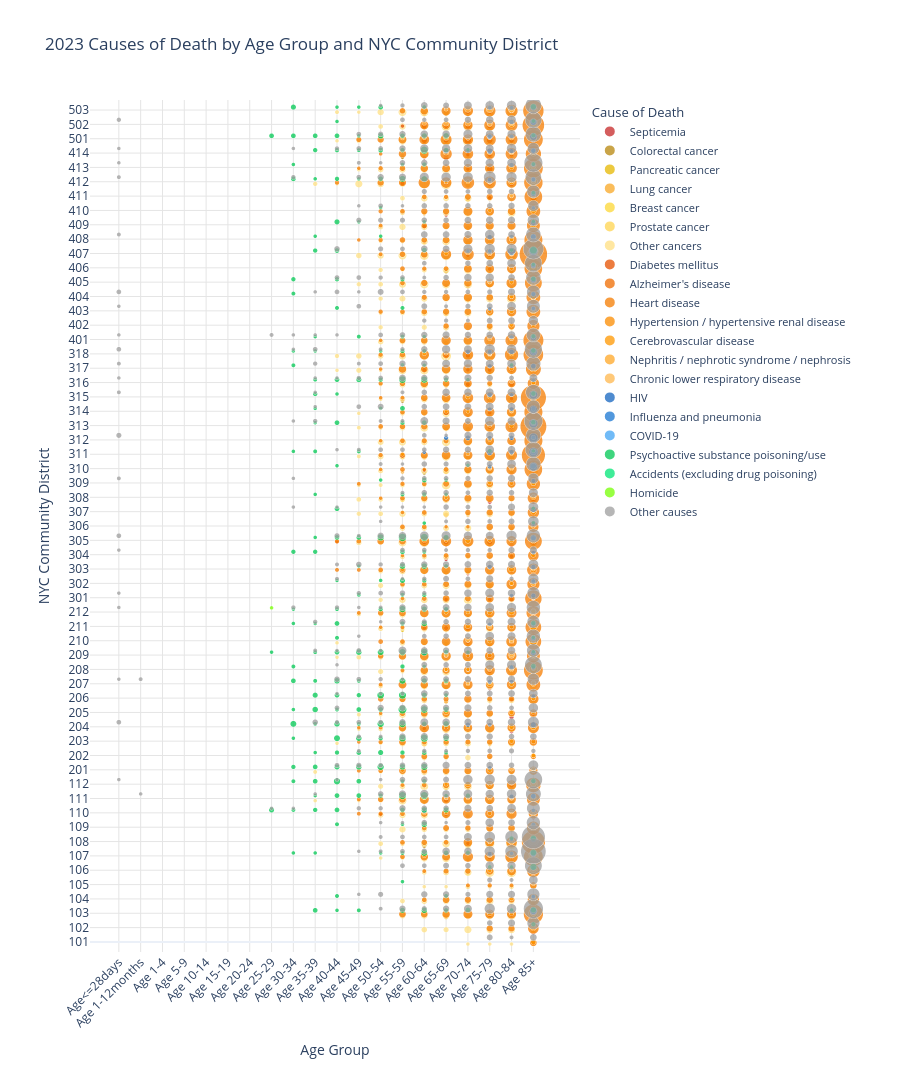

Notebook source saved alongside this figure:
### Code cell
import pandas as pd
import numpy as np
import plotly.express as px

# -----------------------------------------
# 1. LOAD DATA
# -----------------------------------------

df = pd.read_csv("CommunityDistrictSingleYearCounts2023.csv")
df.columns = df.columns.str.strip()

# -----------------------------------------
# 2. DEFINE AGE GROUPS
# -----------------------------------------

age_groups = [
    "Age<=28days",
    "Age 1-12months",
    "Age 1-4",
    "Age 5-9",
    "Age 10-14",
    "Age 15-19",
    "Age 20-24",
    "Age 25-29",
    "Age 30-34",
    "Age 35-39",
    "Age 40-44",
    "Age 45-49",
    "Age 50-54",
    "Age 55-59",
    "Age 60-64",
    "Age 65-69",
    "Age 70-74",
    "Age 75-79",
    "Age 80-84",
    "Age 85+"
]

# -----------------------------------------
# 3. CAUSE-OF-DEATH LABELS
# -----------------------------------------

cause_labels = {
    "Deaths due to septicemia": "Septicemia",
    "Deaths due to HIV": "HIV",
    "Deaths due to malignant neoplasms(cancer)": "Cancer (all malignant neoplasms)",
    "Deaths due to cancer of the colon_ rectum_ and anus": "Colorectal cancer",
    "Deaths due to cancer of the pancreas": "Pancreatic cancer",
    "Deaths due to cancer of trachea_ bronchus_ and lung": "Lung cancer",
    "Deaths due to cancer of the breast": "Breast cancer",
    "Deaths due to cancer of the prostate": "Prostate cancer",
    "Deaths due to diabetes mellitus": "Diabetes mellitus",
    "Deaths due to use of or poisoning by psychoactive substance excluding alcohol and tobacco": "Psychoactive substance poisoning/use",
    "Deaths due to Alzheimer's disease": "Alzheimer's disease",
    "Deaths due to diseases of the heart": "Heart disease",
    "Deaths due to essential hypertension and hypertensive renal disease": "Hypertension / hypertensive renal disease",
    "Deaths due to cerebrovascular diseases": "Cerebrovascular disease",
    "Deaths due to influenza and pneumonia": "Influenza and pneumonia",
    "Deaths due to chronic lower respiratory diseases": "Chronic lower respiratory disease",
    "Deaths due to chronic liver disease and cirrhosis": "Chronic liver disease / cirrhosis",
    "Deaths due to Nephritis_ Nephrotic Syndrome and Nephrosis": "Nephritis / nephrotic syndrome / nephrosis",
    "Deaths due to Covid19": "COVID-19",
    "Deaths due to accidents except for durg poisoning": "Accidents (excluding drug poisoning)",
    "Deaths due to intentional self-harm(suicide)": "Suicide",
    "Deaths due to assault(homicide)": "Homicide",
    "Other causes": "Other causes"
}

# -----------------------------------------
# 4. SAME CUSTOM COLOR PALETTE
# -----------------------------------------

cause_color_map = {
    # RED - SEPTICEMIA
    "Septicemia": "#C62828",

    # YELLOW - CANCERS
    "Colorectal cancer": "#B8860B",
    "Pancreatic cancer": "#E6B800",
    "Lung cancer": "#F9A825",
    "Breast cancer": "#FDD835",
    "Prostate cancer": "#FFD54F",
    "Other cancers": "#FFE082",

    # ORANGE - CHRONIC DISEASES
    "Diabetes mellitus": "#E65100",
    "Alzheimer's disease": "#EF6C00",
    "Heart disease": "#F57C00",
    "Hypertension / hypertensive renal disease": "#FB8C00",
    "Cerebrovascular disease": "#FF9800",
    "Nephritis / nephrotic syndrome / nephrosis": "#FFA726",
    "Chronic lower respiratory disease": "#FFB74D",
    "Chronic liver disease / cirrhosis": "#FFCC80",

    # BLUE - INFECTIOUS DISEASES
    "HIV": "#1565C0",
    "Influenza and pneumonia": "#1976D2",
    "COVID-19": "#42A5F5",

    # GREEN - NON-NATURAL DEATHS
    "Psychoactive substance poisoning/use": "#00C853",
    "Accidents (excluding drug poisoning)": "#00E676",
    "Suicide": "#43A047",
    "Homicide": "#76FF03",

    # GREY - OTHER CAUSES
    "Other causes": "#9E9E9E"
}

# -----------------------------------------
# 5. FIND CAUSE-BY-AGE COLUMNS
# -----------------------------------------

# Expected naming pattern:
# "Deaths due to septicemia_Age 40-44"

age_cause_columns = {}

for cause in cause_labels:
    age_cause_columns[cause] = [
        f"{cause}_{age}"
        for age in age_groups
    ]

# Validate columns before proceeding
missing = [
    col
    for cols in age_cause_columns.values()
    for col in cols
    if col not in df.columns
]

if missing:
    print("Missing cause-by-age columns:")
    print(*missing[:40], sep="\n")
    raise ValueError(
        "Some column names do not match the expected "
        "cause-by-age naming convention. "
        "Inspect df.columns to identify the differences."
    )

# -----------------------------------------
# 6. RESHAPE TO LONG FORMAT
# -----------------------------------------

records = []

for cause, columns in age_cause_columns.items():

    for age, col in zip(age_groups, columns):

        temp = df[["commntydst", col]].copy()

        temp["Count"] = pd.to_numeric(
            temp[col].astype(str).str.replace(
                ",", "", regex=False
            ),
            errors="coerce"
        ).fillna(0)

        temp["Age Group"] = age
        temp["Cause"] = cause_labels[cause]

        records.append(
            temp[["commntydst", "Age Group", "Cause", "Count"]]
        )

df_long = pd.concat(records, ignore_index=True)

# Clean district codes
df_long["commntydst"] = (
    df_long["commntydst"].astype(str).str.strip()
)

# Aggregate counts if districts have multiple rows
df_long = df_long.groupby(
    ["commntydst", "Age Group", "Cause"],
    as_index=False
)["Count"].sum()

# -----------------------------------------
# 7. CALCULATE OTHER CANCERS BY AGE
# -----------------------------------------

cancer_causes = [
    "Colorectal cancer",
    "Pancreatic cancer",
    "Lung cancer",
    "Breast cancer",
    "Prostate cancer"
]

# Total cancer deaths by district and age
all_cancers = df_long[
    df_long["Cause"] == "Cancer (all malignant neoplasms)"
][["commntydst", "Age Group", "Count"]].rename(
    columns={"Count": "All_Cancers"}
)

# Sum site-specific cancer deaths
specific_cancers = (
    df_long[df_long["Cause"].isin(cancer_causes)]
    .groupby(["commntydst", "Age Group"], as_index=False)
    ["Count"].sum()
    .rename(columns={"Count": "Specific_Cancers"})
)

# Calculate residual cancer deaths
other_cancers = all_cancers.merge(
    specific_cancers,
    on=["commntydst", "Age Group"],
    how="left"
)

other_cancers["Specific_Cancers"] = (
    other_cancers["Specific_Cancers"].fillna(0)
)

other_cancers["Count"] = (
    other_cancers["All_Cancers"]
    - other_cancers["Specific_Cancers"]
)

if (other_cancers["Count"] < 0).any():
    raise ValueError(
        "Site-specific cancer counts exceed total cancer "
        "counts for some district-age combinations."
    )

other_cancers["Cause"] = "Other cancers"

other_cancers = other_cancers[
    ["commntydst", "Age Group", "Cause", "Count"]
]

# Remove overall cancer total to avoid double-counting
df_long = df_long[
    df_long["Cause"] != "Cancer (all malignant neoplasms)"
].copy()

# Add Other cancers
df_long = pd.concat(
    [df_long, other_cancers],
    ignore_index=True
)

# -----------------------------------------
# 8. REMOVE ZERO-COUNT OBSERVATIONS
# -----------------------------------------

# No bubble is displayed where no deaths were recorded
df_long = df_long[df_long["Count"] > 0].copy()

# -----------------------------------------
# 9. SORT DISTRICTS AND AGES
# -----------------------------------------

districts = sorted(
    df_long["commntydst"].unique(),
    key=lambda x: (
        0, int(x)
    ) if x.isdigit() else (1, x)
)

age_order = age_groups

# -----------------------------------------
# 10. ADD SMALL OFFSETS TO REDUCE OVERLAP
# -----------------------------------------

# Assign numeric positions to each district
district_positions = {
    district: i
    for i, district in enumerate(districts)
}

df_long["District_Position"] = (
    df_long["commntydst"].map(district_positions)
)

# Give each cause a small vertical offset.
# This separates overlapping bubbles at the same
# district-age coordinate without changing the
# original district shown on hover.

cause_order = list(cause_color_map.keys())

offsets = np.linspace(
    -0.32, 0.32, len(cause_order)
)

cause_offsets = dict(zip(cause_order, offsets))

df_long["Y_Position"] = (
    df_long["District_Position"]
    + df_long["Cause"].map(cause_offsets)
)

# -----------------------------------------
# 11. CREATE BUBBLE SCATTER PLOT
# -----------------------------------------

fig = px.scatter(
    df_long,
    x="Age Group",
    y="Y_Position",
    size="Count",
    color="Cause",

    color_discrete_map=cause_color_map,

    category_orders={
        "Age Group": age_order,
        "Cause": cause_order
    },

    custom_data=[
        "commntydst",
        "Age Group",
        "Cause",
        "Count"
    ],

    size_max=28,

    title=(
        "2023 Causes of Death by Age Group "
        "and NYC Community District"
    ),

    height=2000
)

# -----------------------------------------
# 12. CUSTOMIZE HOVER INFORMATION
# -----------------------------------------

fig.update_traces(
    hovertemplate=(
        "<b>Community District:</b> %{customdata[0]}<br>"
        "<b>Age Group:</b> %{customdata[1]}<br>"
        "<b>Cause of Death:</b> %{customdata[2]}<br>"
        "<b>Death Count:</b> %{customdata[3]:,.0f}"
        "<extra></extra>"
    ),
    marker=dict(
        opacity=0.75,
        line=dict(
            width=0.5,
            color="white"
        )
    )
)

# -----------------------------------------
# 13. CUSTOMIZE AXES AND LAYOUT
# -----------------------------------------

fig.update_layout(
    xaxis_title="Age Group",
    yaxis_title="NYC Community District",
    legend_title="Cause of Death",
    template="plotly_white",
    hovermode="closest",

    height=2000,

    legend=dict(
        orientation="v",
        x=1.02,
        y=1,
        font=dict(size=11),
        itemsizing="constant"
    ),

    margin=dict(
        l=90,
        r=320,
        t=100,
        b=140
    )
)

# Show district codes instead of numeric positions
fig.update_yaxes(
    tickmode="array",
    tickvals=list(range(len(districts))),
    ticktext=districts,
    range=[-0.7, len(districts) - 0.3],
    showgrid=True,
    gridcolor="#E5E5E5"
)

fig.update_xaxes(
    categoryorder="array",
    categoryarray=age_order,
    tickangle=-45,
    showgrid=True,
    gridcolor="#E5E5E5"
)

# -----------------------------------------
# 14. DISPLAY INTERACTIVE CHART
# -----------------------------------------

fig.show()
